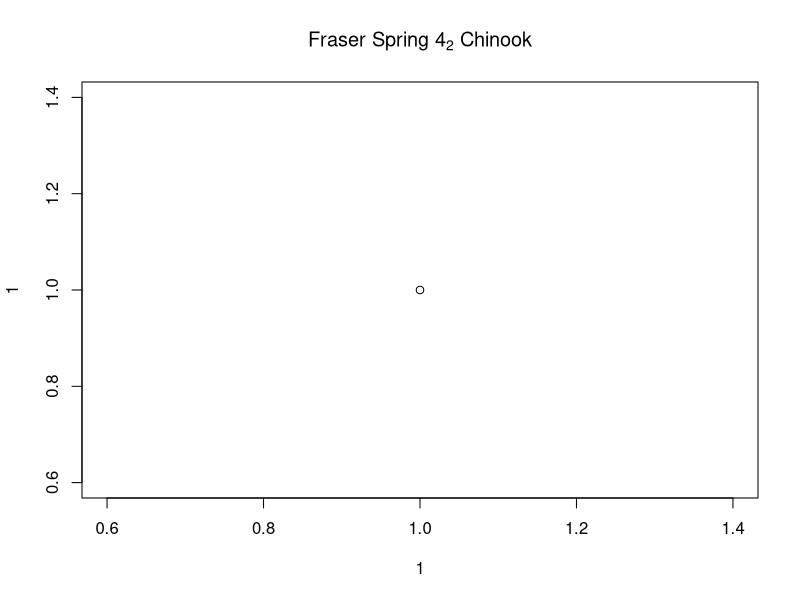
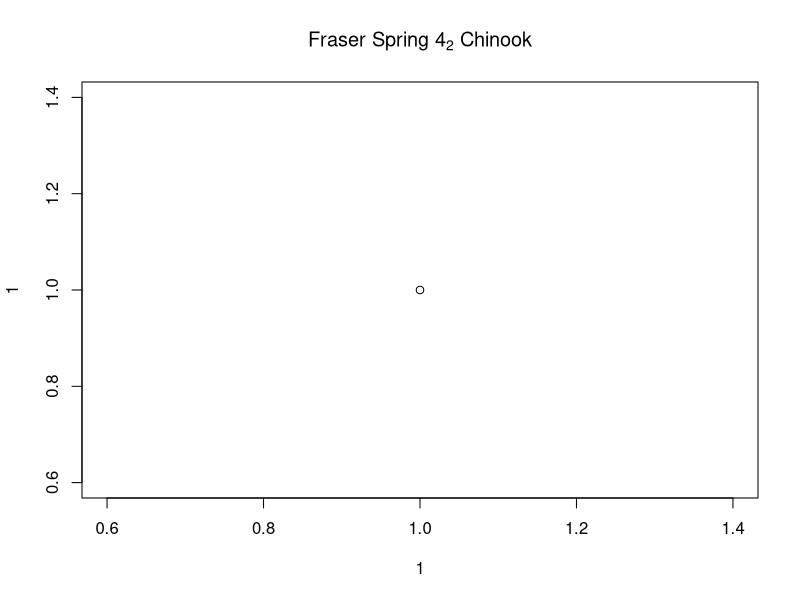
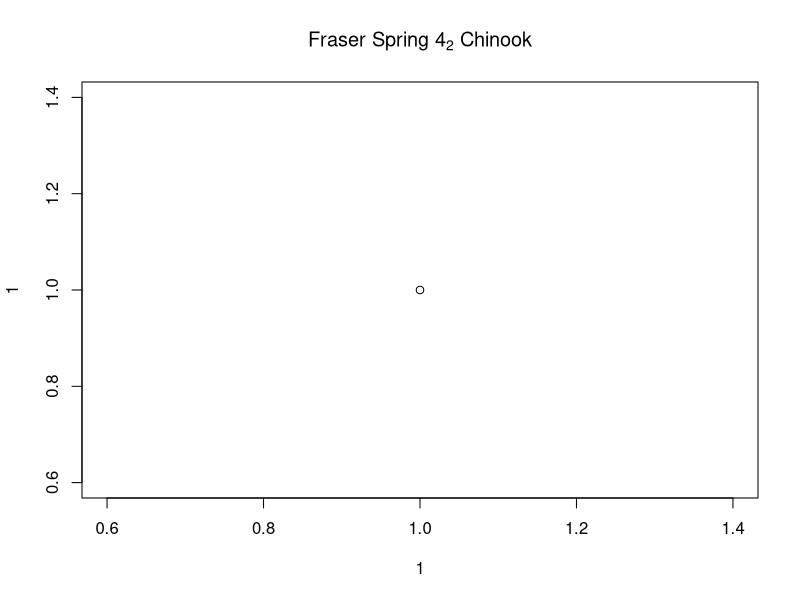
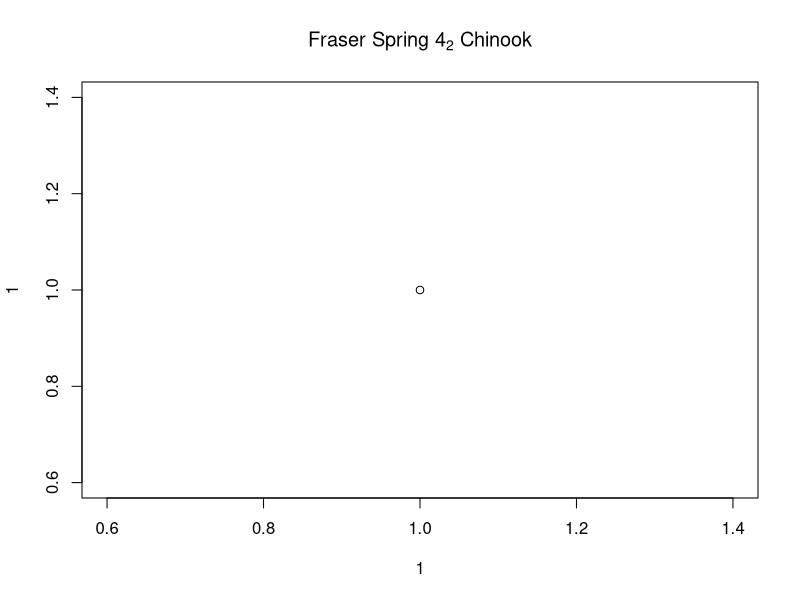
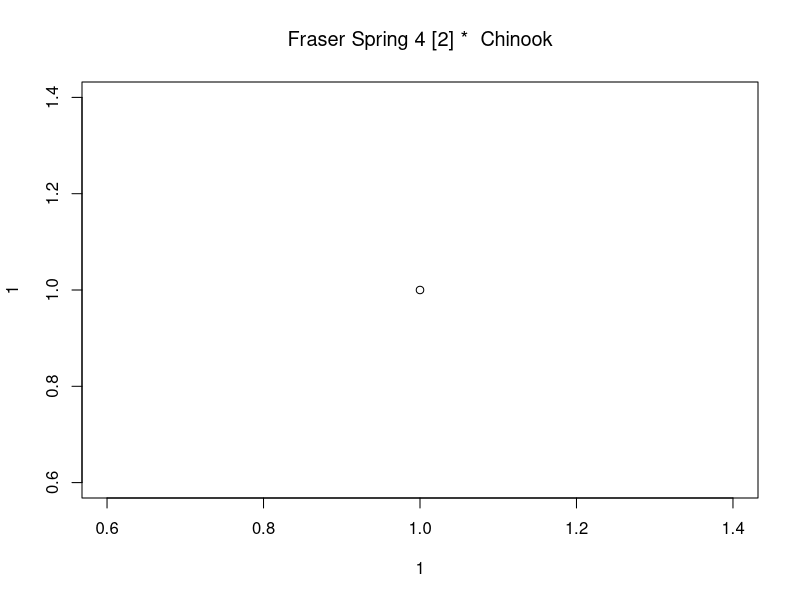
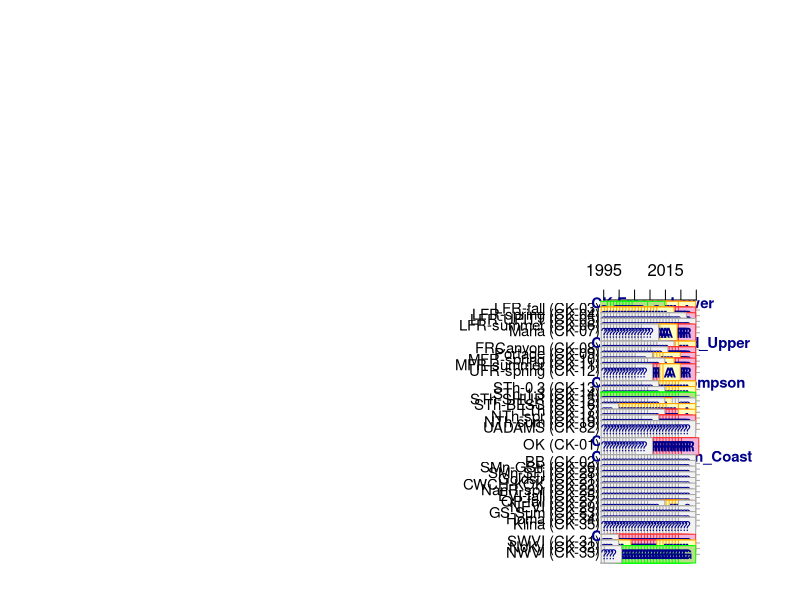
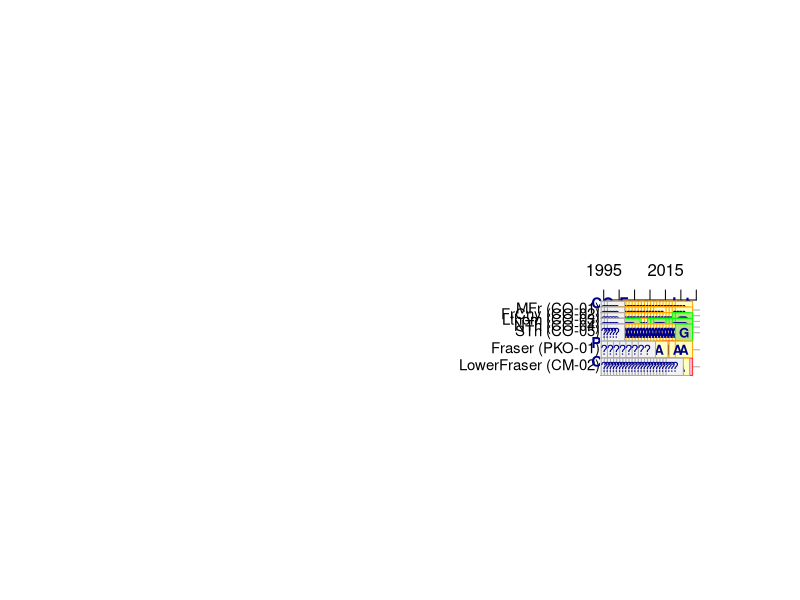
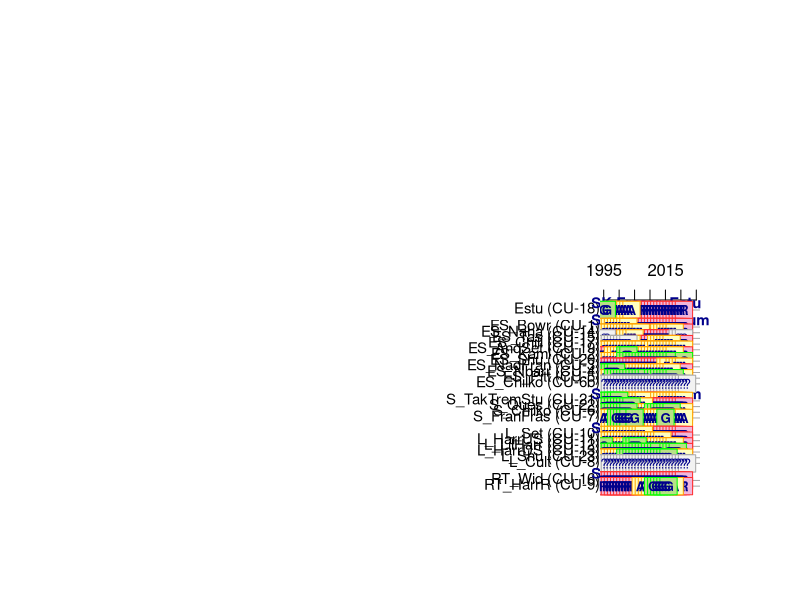

Write the R code that produced these figures, in order.
library(tidyverse)
library(plotrix)


# these work
plot(1,1, main=expression('Fraser Spring 4'["2"]*' Chinook')) 
plot(1,1, main=bquote('Fraser Spring 4'['2']*' Chinook') )

plot(1,1, main=parse(text= ' "Fraser Spring 4" ["2"] * " Chinook" '))


# working
label.use  <-  ' "Fraser Spring 4" ["2"] * " Chinook" '
parse(text = label.use)
plot(1,1, main=parse(text = label.use))

# not working
tmp.spec <- read.csv("DATA_LOOKUP_FILES/tmp_specs.csv")
label.use <- tmp.spec$Group[1]
label.use
parse(text = label.use)
plot(1,1, main=parse(text = label.use))






if(!dir.exists("OUTPUT/TimelinePlots")){dir.create("OUTPUT/TimelinePlots")}


cu.info <- read_csv("DATA_LOOKUP_FILES/MOD_MAIN_CU_LOOKUP_FOR_SOS.csv") %>%
  dplyr::mutate(CU_ID = gsub("_","-",CU_ID))

retro.summary.tbl <- read_csv("DATA_OUT/Retro_Synoptic_Details_SkeenaMODS.csv")  

plot.specs <- read_csv("DATA_LOOKUP_FILES/TimelinePlot_Specs.csv") 
plot.specs
#view(plot.specs)

alpha.use <- 1
green.use <- rgb(184/255,225/255,134/255,alpha=alpha.use)
red.use <- rgb(241/255,182/255,218/255,alpha=alpha.use)
amber.use <- rgb(255/255,255/255,191/255,alpha=alpha.use)



plot.list <- unique(plot.specs$Plot)
plot.list


for(plot.do in plot.list){

specs.do <- plot.specs %>% dplyr::filter(Plot == plot.do) %>%
              mutate(CU_ID = gsub("_","-",CU_ID)) %>%
              mutate(CU_Label = paste0(CU_Acro," (",CU_ID,")"))
specs.do
specs.do$CU_ID


grp.labels <- specs.do %>% select(GroupIndex,Group) %>% unique()
grp.labels

retro.yrs <- 1995:2025

unk.end <- 2022

#########################################



png(filename = paste0("OUTPUT/TimelinePlots/TimelinePlot_",plot.do,".png"),
    width = 480*4, height = 480*5, units = "px", pointsize = 14*3.1, bg = "white",  res = NA)
par(mai=c(0.3,6,3,1))

 print(paste(plot.do,"-----------------------------"))


plot(1:5,1:5, type="n",xlim = range(retro.yrs), ylim= c(-46,-2) ,xlab="",ylab="",
     axes=FALSE)
axis(3,at = pretty(retro.yrs))
mtext(specs.do$PlotTitle ,side=3,line=2,xpd=NA,font=2,col="darkblue",cex=1.3)
#abline(v=pretty(retro.yrs),col="darkgrey")

abline(h=-specs.do$CUIndex,col="darkgrey")

text(rep(par("usr")[1],length(specs.do$CUIndex)),
     -specs.do$CUIndex, specs.do$CU_Label,
     adj = c(1),xpd=NA,cex = 0.9)

# only add these labels if have more than one group
if(length(unique(specs.do$GroupIndex))>1){
text(rep(retro.yrs[1]-4,length(grp.labels$GroupIndex)),
     -grp.labels$GroupIndex, grp.labels$Group,
     adj = 0,xpd=NA,cex = 0.9,font=2,col="darkblue")
}


for(cu.plot in specs.do$CU_ID){
print(cu.plot)

#if(cu.plot == "SkeenaNass-13b"){stop()}
  
specs.sub <- specs.do %>% dplyr::filter(CU_ID == cu.plot) 
specs.sub

#retro.sub <- retro.summary.tbl %>% dplyr::filter(CU_ID == cu.plot, Year <= 2019) %>% select(Year,RapidStatus)
retro.sub <- retro.summary.tbl %>% dplyr::filter(CU_ID == cu.plot) %>% select(Year,RapidStatus,BinLabel)
retro.sub

red.df <- retro.sub %>% dplyr::filter(RapidStatus == "Red" & BinLabel != "Proxy")
red.df

if(dim(red.df)[1]>0){
  points(red.df$Year,-rep(specs.sub$CUIndex,dim(red.df)[1]),pch=22,col ="firebrick1",bg= red.use,cex=2.6)
  text(red.df$Year,-rep(specs.sub$CUIndex,dim(red.df)[1]),"R",font=2,col="darkblue",cex=0.8)
}

red.proxy.df <- retro.sub %>% dplyr::filter(RapidStatus == "Red" & BinLabel == "Proxy")
red.proxy.df

if(dim(red.proxy.df)[1]>0){
  points(red.proxy.df$Year,-rep(specs.sub$CUIndex,dim(red.proxy.df)[1]),pch=22,col ="firebrick1",bg= red.use,cex=2.6)
  text(red.proxy.df$Year,-rep(specs.sub$CUIndex,dim(red.proxy.df)[1]),"R*",font=2,col="darkblue",cex=0.8)
}



amber.df <- retro.sub %>% dplyr::filter(RapidStatus == "Amber" & BinLabel != "Proxy")
amber.df

if(dim(amber.df)[1]>0){
points(amber.df$Year,-rep(specs.sub$CUIndex,dim(amber.df)[1]),pch=22,col ="orange",bg= amber.use,cex=2.6)
text(amber.df$Year,-rep(specs.sub$CUIndex,dim(amber.df)[1]),"A",font=2,col="darkblue",cex=0.8)
}


amber.proxy.df <- retro.sub %>% dplyr::filter(RapidStatus == "Amber" & BinLabel == "Proxy")
amber.proxy.df

if(dim(amber.proxy.df)[1]>0){
  points(amber.proxy.df$Year,-rep(specs.sub$CUIndex,dim(amber.proxy.df)[1]),pch=22,col ="orange",bg= amber.use,cex=2.6)
  text(amber.proxy.df$Year,-rep(specs.sub$CUIndex,dim(amber.proxy.df)[1]),"A*",font=2,col="darkblue",cex=0.8)
}




green.df <- retro.sub %>% dplyr::filter(RapidStatus == "Green" & BinLabel != "Proxy")
green.df

if(dim(green.df)[1]>0){
  points(green.df$Year,-rep(specs.sub$CUIndex,dim(green.df)[1]),pch=22,col ="green",bg= green.use,cex=2.6)
  text(green.df$Year,-rep(specs.sub$CUIndex,dim(green.df)[1]),"G",font=2,col="darkblue",cex=0.8)
  }



green.proxy.df <- retro.sub %>% dplyr::filter(RapidStatus == "Green" & BinLabel == "Proxy")
green.proxy.df

if(dim(green.proxy.df)[1]>0){
  points(green.proxy.df$Year,-rep(specs.sub$CUIndex,dim(green.proxy.df)[1]),pch=22,col ="green",bg= green.use,cex=2.6)
  text(green.proxy.df$Year,-rep(specs.sub$CUIndex,dim(green.proxy.df)[1]),"G*",font=2,col="darkblue",cex=0.8)
}




unk.df <- retro.sub %>% dplyr::filter(RapidStatus == "None")
unk.df

if(dim(retro.sub)[1] == 0){
unk.df <- data.frame(Year = retro.yrs[1]:unk.end,RapidStatus = "None")  
}


if(dim(unk.df)[1]>0){
  points(unk.df$Year,-rep(specs.sub$CUIndex,dim(unk.df)[1]),pch=22,col ="darkgrey",bg= "grey95",cex=2.6)
  text(x = unk.df$Year,y = -rep(specs.sub$CUIndex,dim(unk.df)[1]),labels = "?",font=1,col="darkblue",cex=0.8)
}



ext.df <- retro.sub %>% dplyr::filter(RapidStatus == "Ext")
ext.df


if(dim(ext.df)[1]>0){
  #points(ext.df$Year,-rep(specs.sub$CUIndex,dim(ext.df)[1]),pch=22,col ="darkgrey",bg= "lightgrey",cex=2.6)
  text(x = ext.df$Year,y = -rep(specs.sub$CUIndex,dim(ext.df)[1]),labels = "X",font=2,col="black",cex=0.5)
}






} # end looping through CUs







dev.off()


} # end looping through plots















